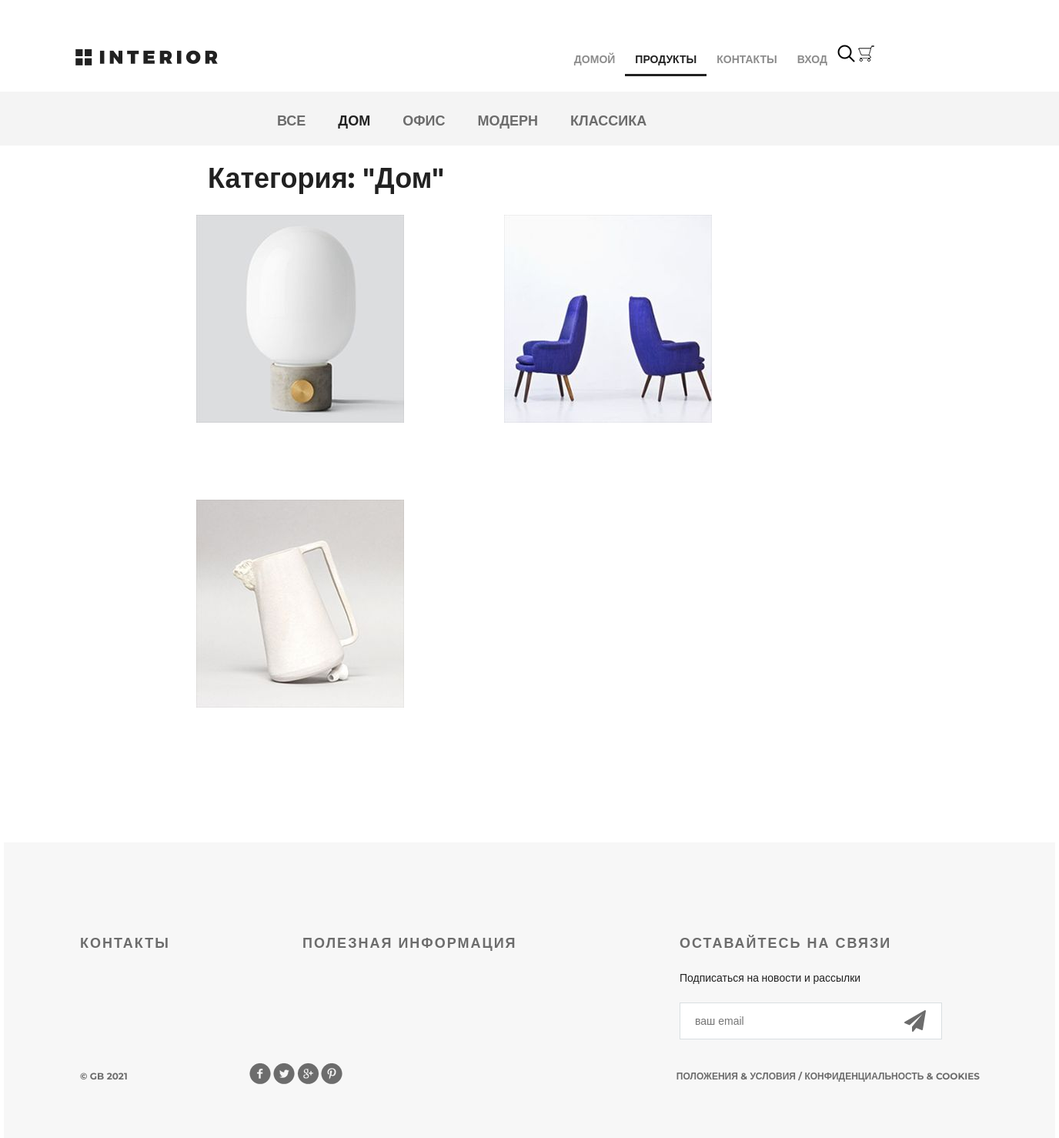
The page /products/category/1/ on the database as committed earlier.
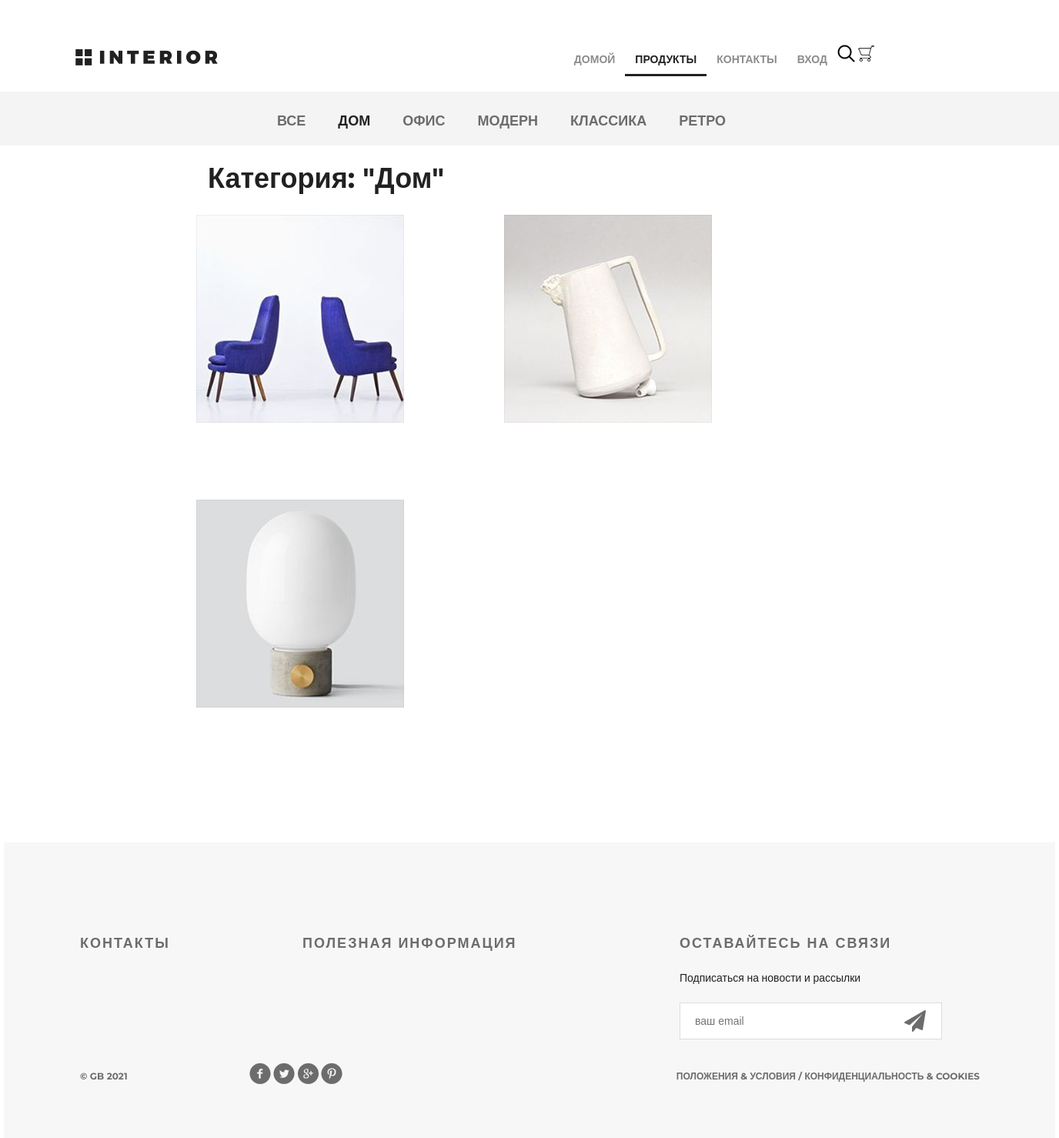
The same page on the database as committed later.
### mainapp/models.py (models this page shows, shortened)
class ProductCategory(models.Model):
    name = models.CharField(max_length=64, unique=True, verbose_name='имя')
    description = models.TextField(verbose_name='описание', blank=True)
    is_active = models.BooleanField(verbose_name='активность', default=True)

class Product(models.Model):
    category = models.ForeignKey(ProductCategory, on_delete=models.CASCADE)
    name = models.CharField(max_length=128, verbose_name='имя')
    image = models.ImageField(upload_to='products_images', blank=True)
    short_desc = models.CharField(max_length=64, verbose_name='краткое описание', blank=True)
    description = models.TextField(blank=True, verbose_name='описание')
    price = models.DecimalField(verbose_name='цена', max_digits=8, decimal_places=2, default=0)
    quantity = models.PositiveSmallIntegerField(verbose_name='количество на складе', default=0)
    is_active = models.BooleanField(verbose_name='активность', default=True)

### mainapp/views.py (the view, shortened to what this page needs)
# urls.py: path('products/', include('mainapp.urls', namespace='products')),
def products(request, pk=None):
    title = 'Продукты'
    links_menu = ProductCategory.objects.all()
    basket = get_basket(request.user)
    if pk is not None:
        if pk == 0:
            products = Product.objects.all().order_by('price')
            category = {'name': 'все'}
        else:
            category = get_object_or_404(ProductCategory, pk=pk)
            products = Product.objects.filter(category__pk=pk).order_by('price')
        content = {
            'title': title,
            'links_menu': links_menu,
            'category': category,
            'products': products,
            'basket': basket
        }
        return render(request, 'mainapp/products_list.html', content)

### mainapp/views.py (called while the page is built)
def get_basket(user):
    if user.is_authenticated:
        return Basket.objects.filter(user=user)
    return []

### mainapp/templates/mainapp/products_list.html (shortened to what this page needs)
{% extends 'mainapp/base.html' %}
{% load static %}
{% block menu %}
    <div class="hero-white">
        <div class="header clearfix">
            {% include 'mainapp/includes/inc_menu.html' %}
        </div>
    </div>
    <div class="links clearfix">
        {% include 'mainapp/includes/inc_categories_menu.html' %}
    </div>
{% endblock %}
{% block content %}
    <div class="details">
        <div class="products_list">
            <div class="title clearfix">
                <h2>
                    Категория: "{{ category.name|title }}"
                </h2>
            </div>
            <div class="category-products clearfix">
                {% for product in products %}
                    <div class="block">
                        <a href="{% url 'products:product' product.pk %}">
                            <img src="/media/{{ product.image }}" alt="{{ product.short_desc }}">
                        </a>
                    </div>
                {% endfor %}
            </div>
        </div>
    </div>
    <div class="clr"></div>
{% endblock %}

### mainapp/templates/mainapp/includes/inc_categories_menu.html
<ul class="links-menu">
    <li>
        <a href="{% url 'mainapp:category' 0 %}" {% if request.resolver_match.kwargs.pk == 0 %}class="active" {% endif %}>
            все
        </a>
    </li>
    {% for link in links_menu %}
        <li>
            <a href="{% url 'mainapp:category' link.pk %}"
               {% if request.resolver_match.kwargs.pk == link.pk %}class="active" {% endif %}>
                {{ link.name }}
            </a>
        </li>
    {% endfor %}
</ul>

Rows that differ between the two databases and show on the page:
added ProductCategory: name "РЕТРО"
changed Product (number 3 of 3 on the later page): moves down the list
